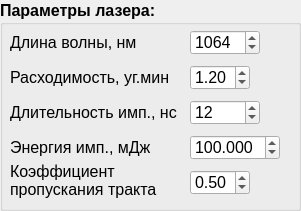
   <widget class="QGroupBox" name="groupBox_las">
    <property name="geometry">
     <rect>
      <x>320</x>
      <y>210</y>
      <width>301</width>
      <height>211</height>
     </rect>
    </property>
    <property name="font">
     <font>
      <pointsize>12</pointsize>
      <weight>75</weight>
      <italic>false</italic>
      <bold>true</bold>
     </font>
    </property>
    <property name="title">
     <string>Параметры лазера:</string>
    </property>
    <widget class="QLabel" name="label_lmd_las">
     <property name="geometry">
      <rect>
       <x>10</x>
       <y>30</y>
       <width>131</width>
       <height>25</height>
      </rect>
     </property>
     <property name="font">
      <font>
       <weight>50</weight>
       <bold>false</bold>
      </font>
     </property>
     <property name="text">
      <string>Длина волны, нм</string>
     </property>
    </widget>
    <widget class="QSpinBox" name="spinBox_lmd_las">
     <property name="geometry">
      <rect>
       <x>190</x>
       <y>30</y>
       <width>70</width>
       <height>25</height>
      </rect>
     </property>
     <property name="sizePolicy">
      <sizepolicy hsizetype="Maximum" vsizetype="Fixed">
       <horstretch>0</horstretch>
       <verstretch>0</verstretch>
      </sizepolicy>
     </property>
     <property name="font">
      <font>
       <weight>50</weight>
       <bold>false</bold>
      </font>
     </property>
     <property name="layoutDirection">
      <enum>Qt::LeftToRight</enum>
     </property>
     <property name="autoFillBackground">
      <bool>false</bool>
     </property>
     <property name="alignment">
      <set>Qt::AlignLeading|Qt::AlignLeft|Qt::AlignVCenter</set>
     </property>
     <property name="buttonSymbols">
      <enum>QAbstractSpinBox::UpDownArrows</enum>
     </property>
     <property name="specialValueText">
      <string/>
     </property>
     <property name="minimum">
      <number>500</number>
     </property>
     <property name="maximum">
      <number>1800</number>
     </property>
     <property name="singleStep">
      <number>10</number>
     </property>
     <property name="value">
      <number>1064</number>
     </property>
     <property name="displayIntegerBase">
      <number>10</number>
     </property>
    </widget>
    <widget class="QLabel" name="label_fi_las">
     <property name="geometry">
      <rect>
       <x>10</x>
       <y>65</y>
       <width>161</width>
       <height>25</height>
      </rect>
     </property>
     <property name="font">
      <font>
       <weight>50</weight>
       <bold>false</bold>
      </font>
     </property>
     <property name="text">
      <string>Расходимость, уг.мин</string>
     </property>
    </widget>
    <widget class="QDoubleSpinBox" name="doubleSpinBox_fi_las">
     <property name="geometry">
      <rect>
       <x>190</x>
       <y>65</y>
       <width>60</width>
       <height>25</height>
      </rect>
     </property>
     <property name="sizePolicy">
      <sizepolicy hsizetype="Fixed" vsizetype="Fixed">
       <horstretch>0</horstretch>
       <verstretch>0</verstretch>
      </sizepolicy>
     </property>
     <property name="font">
      <font>
       <weight>50</weight>
       <bold>false</bold>
      </font>
     </property>
     <property name="decimals">
      <number>2</number>
     </property>
     <property name="minimum">
      <double>0.010000000000000</double>
     </property>
     <property name="maximum">
      <double>100.000000000000000</double>
     </property>
     <property name="singleStep">
      <double>0.100000000000000</double>
     </property>
     <property name="value">
      <double>1.200000000000000</double>
     </property>
    </widget>
    <widget class="QLabel" name="label_t_las">
     <property name="geometry">
      <rect>
       <x>10</x>
       <y>100</y>
       <width>171</width>
       <height>25</height>
      </rect>
     </property>
     <property name="font">
      <font>
       <weight>50</weight>
       <bold>false</bold>
      </font>
     </property>
     <property name="text">
      <string>Длительность имп., нс</string>
     </property>
    </widget>
    <widget class="QSpinBox" name="spinBox_t_las">
     <property name="geometry">
      <rect>
       <x>190</x>
       <y>100</y>
       <width>70</width>
       <height>25</height>
      </rect>
     </property>
     <property name="sizePolicy">
      <sizepolicy hsizetype="Maximum" vsizetype="Fixed">
       <horstretch>0</horstretch>
       <verstretch>0</verstretch>
      </sizepolicy>
     </property>
     <property name="font">
      <font>
       <weight>50</weight>
       <bold>false</bold>
      </font>
     </property>
     <property name="layoutDirection">
      <enum>Qt::LeftToRight</enum>
     </property>
     <property name="autoFillBackground">
      <bool>false</bool>
     </property>
     <property name="alignment">
      <set>Qt::AlignLeading|Qt::AlignLeft|Qt::AlignVCenter</set>
     </property>
     <property name="buttonSymbols">
      <enum>QAbstractSpinBox::UpDownArrows</enum>
     </property>
     <property name="specialValueText">
      <string/>
     </property>
     <property name="minimum">
      <number>1</number>
     </property>
     <property name="maximum">
      <number>10000</number>
     </property>
     <property name="singleStep">
      <number>1</number>
     </property>
     <property name="value">
      <number>12</number>
     </property>
     <property name="displayIntegerBase">
      <number>10</number>
     </property>
    </widget>
    <widget class="QLabel" name="label_W_las">
     <property name="geometry">
      <rect>
       <x>10</x>
       <y>135</y>
       <width>151</width>
       <height>25</height>
      </rect>
     </property>
     <property name="font">
      <font>
       <weight>50</weight>
       <bold>false</bold>
      </font>
     </property>
     <property name="text">
      <string>Энергия имп., мДж</string>
     </property>
    </widget>
    <widget class="QDoubleSpinBox" name="doubleSpinBox_W_las">
     <property name="geometry">
      <rect>
       <x>190</x>
       <y>135</y>
       <width>90</width>
       <height>25</height>
      </rect>
     </property>
     <property name="sizePolicy">
      <sizepolicy hsizetype="Fixed" vsizetype="Fixed">
       <horstretch>0</horstretch>
       <verstretch>0</verstretch>
      </sizepolicy>
     </property>
     <property name="font">
      <font>
       <weight>50</weight>
       <bold>false</bold>
      </font>
     </property>
     <property name="decimals">
      <number>3</number>
     </property>
     <property name="minimum">
      <double>0.001000000000000</double>
     </property>
     <property name="maximum">
      <double>1000.000000000000000</double>
     </property>
     <property name="singleStep">
      <double>1.000000000000000</double>
     </property>
     <property name="value">
      <double>100.000000000000000</double>
     </property>
    </widget>
    <widget class="QLabel" name="label_tau_las">
     <property name="geometry">
      <rect>
       <x>10</x>
       <y>160</y>
       <width>161</width>
       <height>41</height>
      </rect>
     </property>
     <property name="sizePolicy">
      <sizepolicy hsizetype="Fixed" vsizetype="Fixed">
       <horstretch>0</horstretch>
       <verstretch>0</verstretch>
      </sizepolicy>
     </property>
     <property name="baseSize">
      <size>
       <width>0</width>
       <height>0</height>
      </size>
     </property>
     <property name="font">
      <font>
       <weight>50</weight>
       <bold>false</bold>
      </font>
     </property>
     <property name="text">
      <string>Коэффициент пропускания тракта</string>
     </property>
     <property name="wordWrap">
      <bool>true</bool>
     </property>
    </widget>
    <widget class="QDoubleSpinBox" name="doubleSpinBox_tau_las">
     <property name="geometry">
      <rect>
       <x>190</x>
       <y>170</y>
       <width>60</width>
       <height>25</height>
      </rect>
     </property>
     <property name="sizePolicy">
      <sizepolicy hsizetype="Fixed" vsizetype="Fixed">
       <horstretch>0</horstretch>
       <verstretch>0</verstretch>
      </sizepolicy>
     </property>
     <property name="font">
      <font>
       <weight>50</weight>
       <bold>false</bold>
      </font>
     </property>
     <property name="decimals">
      <number>2</number>
     </property>
     <property name="minimum">
      <double>0.010000000000000</double>
     </property>
     <property name="maximum">
      <double>1.000000000000000</double>
     </property>
     <property name="singleStep">
      <double>0.100000000000000</double>
     </property>
     <property name="value">
      <double>0.500000000000000</double>
     </property>
    </widget>
   </widget>
